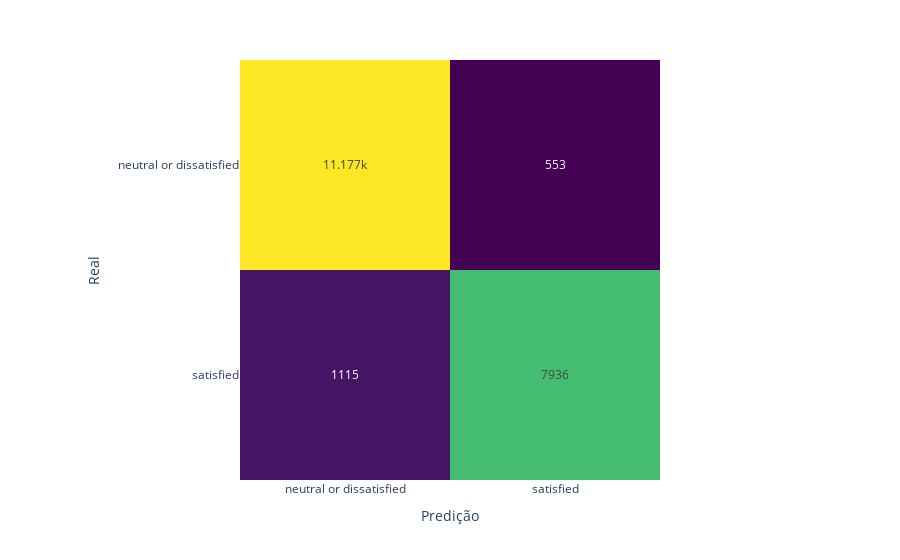

Notebook code cell kept with this figure:
### Code cell
conf_matrix = confusion_matrix(y_test,y_pred)

fig = px.imshow(
    conf_matrix,
    labels=dict(x = 'Predição', y='Real', color='Contagem'),
    x=['neutral or dissatisfied', 'satisfied'],
    y=['neutral or dissatisfied', 'satisfied'],
    color_continuous_scale='Viridis'
)


fig.update_traces(text=conf_matrix,texttemplate="%{z}")
fig.update_layout(coloraxis_showscale=False)

fig.show()

### Figure 1 — Plotly figure (JSON) as saved in the notebook; plotly's stock layout.template omitted (floating-point values rounded to 4 significant figures)
{"data": [{"coloraxis": "coloraxis", "hovertemplate": "Predição: %{x}<br>Real: %{y}<br>Contagem: %{z}<extra></extra>", "name": "0", "text": [[11177, 553], [1115, 7936]], "texttemplate": "%{z}", "type": "heatmap", "x": ["neutral or dissatisfied", "satisfied"], "xaxis": "x", "y": ["neutral or dissatisfied", "satisfied"], "yaxis": "y", "z": [[11177, 553], [1115, 7936]]}], "layout": {"coloraxis": {"colorbar": {"title": {"text": "Contagem"}}, "colorscale": [[0, "#440154"], [0.1111, "#482878"], [0.2222, "#3e4989"], [0.3333, "#31688e"], [0.4444, "#26828e"], [0.5556, "#1f9e89"], [0.6667, "#35b779"], [0.7778, "#6ece58"], [0.8889, "#b5de2b"], [1, "#fde725"]], "showscale": false}, "margin": {"t": 60}, "xaxis": {"anchor": "y", "constrain": "domain", "domain": [0, 1], "scaleanchor": "y", "title": {"text": "Predição"}}, "yaxis": {"anchor": "x", "autorange": "reversed", "constrain": "domain", "domain": [0, 1], "title": {"text": "Real"}}}}
